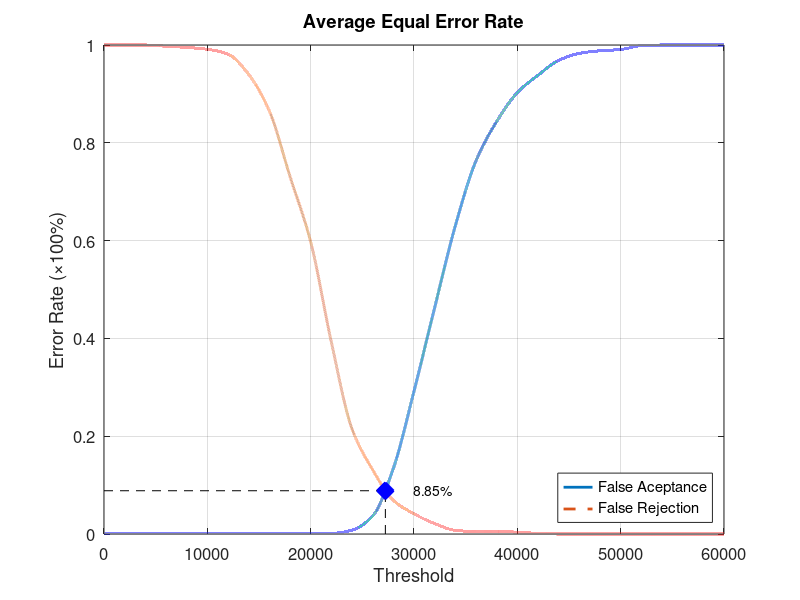
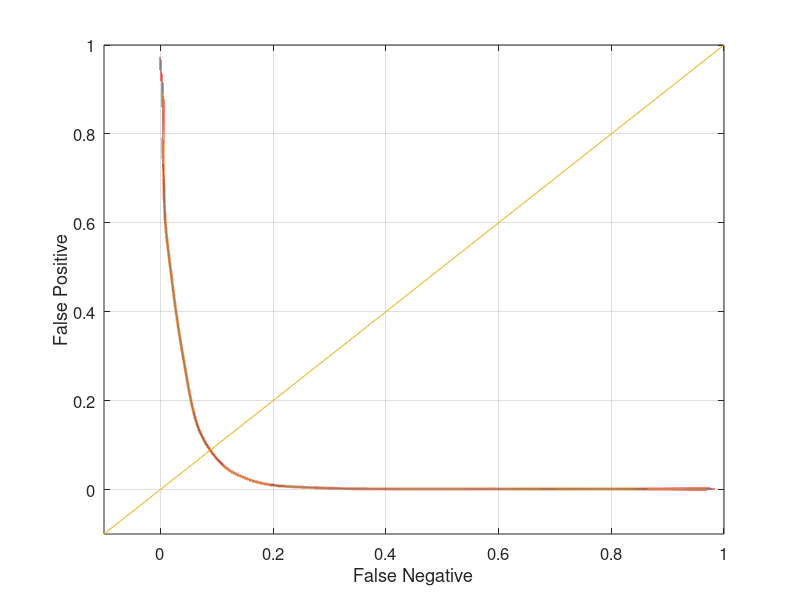

The MATLAB script that drew these images, in order:
function yEER = Experiment5Average
close all;
clear;
clc;
x = 0:2000:60000;
xq = 0:0.5:60000;

y0 = [0 0.00131579 0.00131579 0.00131579 0.00131579 0.00131579 0.00131579 0.00131579 0.00131579 0.00131579 0.00131579 0.00131579 0.00789474 0.0368421 0.134211 0.292105 0.463158 0.630263 0.763158 0.843421 0.902632 0.938158 0.968421 0.982895 0.988158 0.990789 0.998684 1 1 1 1];
yy0 = interp1(x, y0, xq, 'pchip');
y1 = [1 1 1 0.9975 0.995 0.99125 0.98125 0.94 0.865 0.73125 0.5975 0.3925 0.215 0.13125 0.06875 0.04125 0.02125 0.0075 0.005 0.005 0.00375 0.00125 0 0 0 0 0 0 0 0 0];
yy1 = interp1(x, y1, xq, 'pchip');

% Calculating EER: 
y2 = abs(y0 - y1);
find(y2 == min(y2))
yy2 = abs(yy0 - yy1);
xEER = find(yy2 == min(yy2));
xEERIndex = xq(xEER) % X-axis EER
yEER = yy0(xEER) % Y-axis EER

main = figure
plot(xq, yy0,'-','LineWidth', 2);	hold on
plot(xq, yy1,'--','LineWidth', 2);	hold on
plot([xEERIndex xEERIndex], [0 yEER], 'k--');	hold on
plot([0 xEERIndex], [yEER yEER], 'k--');	hold on
plot(xEERIndex, yEER, 'bx', 'LineWidth', 10);	hold on
text(xEERIndex + 10 * xEERIndex / 100, yEER, [num2str(round((10000 * yEER)) / 100) '%'])
legend('False Aceptance', 'False Rejection', 'Location', 'SouthEast')
xlabel('Threshold')
ylabel('Error Rate (\times100%)')
title('Average Equal Error Rate')
set(gca, 'FontSize', 12)
axis([0 60000 0 1])
grid on

print(main, 'Experiment5AverageMain', '-dpng');
FNRxFPR = figure('Color', [1 1 1]);
plot(yy1, yy0, '-', yy1, yy0, 'LineWidth', 2);
hold on
y = -0.1:0.1:1
plot(y, y); 
set(gca, 'FontSize', 12)
xlabel('False Negative')
ylabel('False Positive')
axis([-0.1 1 -0.1 1])
set(gca, 'FontSize', 12)
grid on

print(FNRxFPR, 'Experiment5AverageFNRxFPR','-dpng');
end
